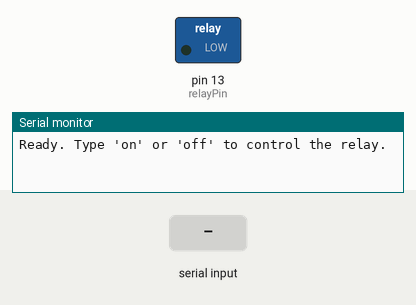
Bench run of a sketch on a simulated Arduino Uno, built with avr-gcc and run on an emulated ATmega328P. On the bench: switched loads named in the sketch (green lamp = pin HIGH), the last lines printed to the serial monitor. The test bench sets the inputs (shaded band).

Above: at 1.2 s.
1.3 s: "on\n" received over Serial
At 2.5 s:
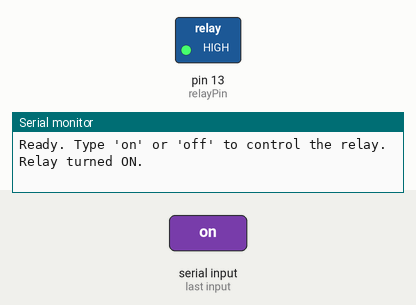
4.3 s: "off\n" received over Serial
At 4.8 s:
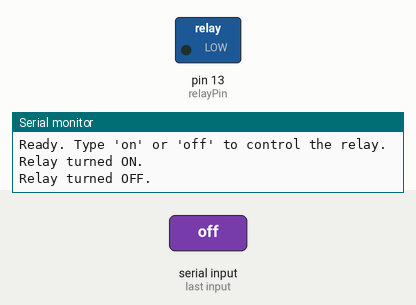
Timing chart, 0 to 7.3 s (numbered marks = the images above; inputs shaded):
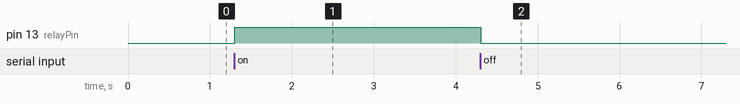

Measured:
- after the input at 1.3 s, pin 13 (relayPin): LOW → HIGH at once
- after the input at 4.3 s, pin 13 (relayPin): HIGH → LOW at once

The sketch:

USBSmartSwitch.ino
```cpp
const  int relayPin = 13;
String inputString = "";

void  setup() {
	pinMode(relayPin, OUTPUT);
	digitalWrite(relayPin, LOW); // Start with relay off

	Serial.begin(9600);
	Serial.println("Ready. Type 'on' or 'off' to control the relay.");
}

void  loop() {
	if (Serial.available()) {
		char incomingChar = Serial.read();

		if (incomingChar == '\n' || incomingChar == '\r') {
			inputString.trim(); // Clean up input

			if (inputString.equalsIgnoreCase("on")) {
				digitalWrite(relayPin, HIGH);
				Serial.println("Relay turned ON.");
			}
			else  if (inputString.equalsIgnoreCase("off")) {
				digitalWrite(relayPin, LOW);
				Serial.println("Relay turned OFF.");
			}
			else {
				Serial.println("Unknown command. Use 'on' or 'off'.");
			}

			inputString = ""; // Reset buffer
		}
		else {
			inputString += incomingChar;
		}
	}
}
```
